Frame 1 (no input): blank canvas, image omitted
Frame 60 (the mouse pressed at the canvas centre just before this capture): blank canvas, image omitted
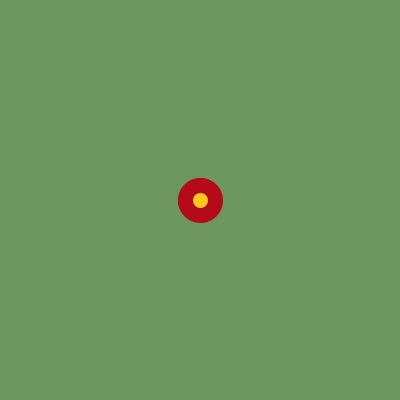
Frame 120 (the mouse held since frame 60 and released just before this capture)

The Processing sketch whose frames 1 and 60 were blank and that drew this single picture after the mouse press (run headless with seeded random() and noise(); from frame 60 on, the mouse is pressed at the canvas centre):

// Processing sketch: processing_41188
// ── processing_41188.pde

void setup() {
  size (400, 400);
  background (110, 150, 95);
  smooth();
}

float a = 0;


void draw() {
  fill(250, 250, 200);
  stroke(240, 90, 115);


  if ((mousePressed) && (a<255)) {
    a=(a +0.5)%width;
    strokeWeight(a/2);
    fill(250, mouseY, a);
    stroke(a+150, 10, mouseX/8);
    ellipse(mouseX, mouseY, a, a);
  } 
  else {
    a=0;
  }
}
